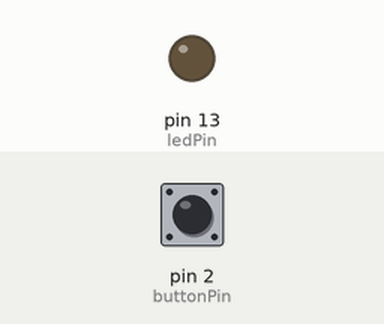
Recording of a sketch running on a simulated Arduino Uno, built with avr-gcc and run on an emulated ATmega328P. Parts: output pins drawn as LEDs (lit = HIGH). Inputs (shaded band) come from the test bench; at power-on: pin 2 (buttonPin) LOW.

Above: at 1.2 s.
1.3 s: pin 2 (buttonPin) pulled HIGH for 0.15 s
At 1.4 s:
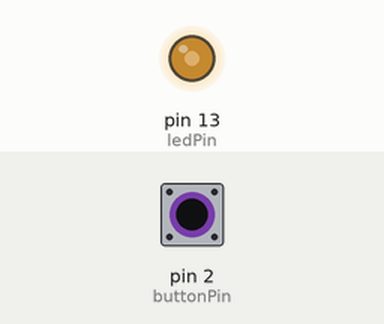
3.0 s: pin 2 (buttonPin) pulled HIGH for 1 s
At 4.9 s:
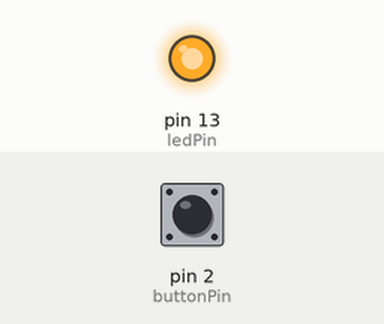
5.5 s: pin 2 (buttonPin) pulled HIGH for 3.2 s
At 6.1 s:
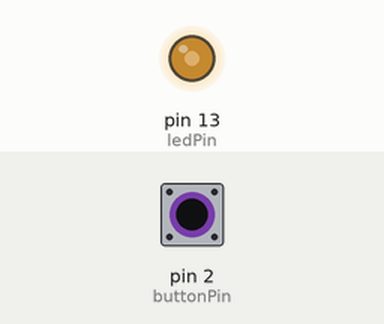
Timing chart, 0 to 10.2 s (numbered marks = the images above; inputs shaded):
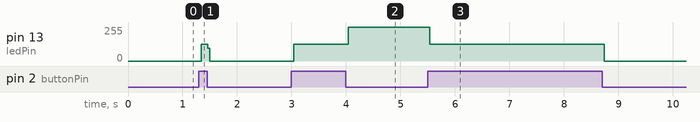

The sketch:

potenciometro-led-servo-botao.ino
```cpp
#include <Servo.h>
const int buttonPin = 2;
const int ledPin = 13;
int buttonState = 0; // variavel que le o estado do botão
int aperto = 0;
void setup() {
  // put your setup code here, to run once:
  pinMode(ledPin, OUTPUT);//define o pino como saida
  pinMode(buttonPin, INPUT); // define o pino como entrada

}
//funções
//funções arduino
void loop() {
  // put your main code here, to run repeatedly:
  buttonState = digitalRead(buttonPin); // faz a leitura do valor do botao;

  if(buttonState == HIGH){
      aperto += 1;

    }
  if(aperto == 1){
    digitalWrite(ledPin, HIGH);
    //delay(1000);
    //digitalWrite(ledPin, LOW);
    //delay(1000);
  }else{
    if(aperto >= 2){
      digitalWrite(ledPin, LOW);
      aperto = 0;
      //delay(1000);
    }
  }
}
```

Measured:
- after the input at 1.3 s, pin 13 (ledPin): 0/255 → 126/255 at once, → 0/255 0.12 s later
- after the input at 3.0 s, pin 13 (ledPin): 0/255 → 126/255 at once, → 255/255 1.0 s later
- after the input at 5.5 s, pin 13 (ledPin): 255/255 → 126/255 at once, → 0/255 3.2 s later
